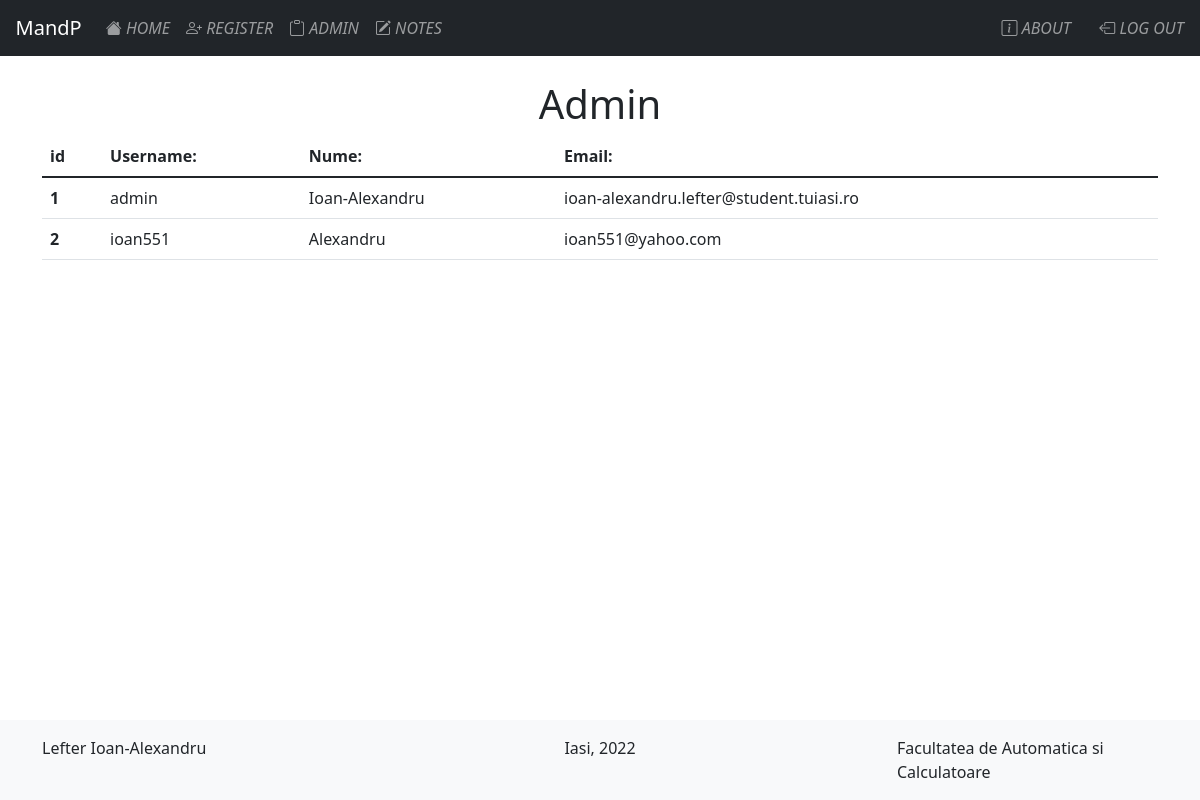
The page /admin (signed in) on the database its author committed.
### website/models.py (models this page shows)
class User(db.Model, UserMixin):
    id = db.Column(db.Integer, primary_key=True)
    email = db.Column(db.String(100), unique=True)
    username = db.Column(db.String(100), unique=True)
    prenume = db.Column(db.String(100))
    password = db.Column(db.String(100))
    notes = db.relationship('Note')

### website/views.py (the view)
@views.route('/admin', methods=['GET', 'POST'])
@login_required
def admin():
    if current_user.get_id() == "1":
        users = User.query.all()
        return render_template("admin.html", user = current_user, list_users = users)
    else:
        return """
        <h1 style="text-align: center"> Nu puteti accesa daca nu sunteti admin! </h1>
        """

### website/__init__.py (called while the page is built)
def create_app():
    app = Flask(__name__)
    app.config['SECRET_KEY'] = 'Xxnezsrcn7Aw@'
    app.config['SQLALCHEMY_DATABASE_URI'] = f'sqlite:///{DB_NAME}'
    db.init_app(app)
    from .views import views
    from .auth import auth
    app.register_blueprint(views, url_prefix = '/')
    app.register_blueprint(auth, url_prefix = '/')
    from .models import User, Note
    create_database(app)
    login_manager = LoginManager()
    login_manager.login_view = 'auth.login'
    login_manager.init_app(app)
    @login_manager.user_loader
    def load_user(id):
        return User.query.get(int(id))
    return app

### website/templates/admin.html (shortened to what this page needs)
{%extends "base.html" %}
{% block content%}
<h1 class="text-center"> Admin </h1>
<table class="table">
    <thead>
      <tr>
        <th scope="col">id</th>
        <th scope="col">Username: </th>
        <th scope="col">Nume: </th>
        <th scope="col">Email: </th>
      </tr>
    </thead>
    <tbody>
      {% for user in list_users %}
        <tr>
          <th scope="row"> {{ user.id }} </th>
          <td>{{ user.username }}</td>
          <td>{{ user.prenume }}</td>
          <td>{{ user.email }}</td>
        </tr>
      {% endfor %}
    </tbody>
</table>
{%endblock%}

### rows shown on the page
User: id "1", username "admin", prenume "Ioan-Alexandru", email "ioan-alexandru.lefter@student.tuiasi.ro"
User: id "2", username "ioan551", prenume "Alexandru", email "ioan551@yahoo.com"
